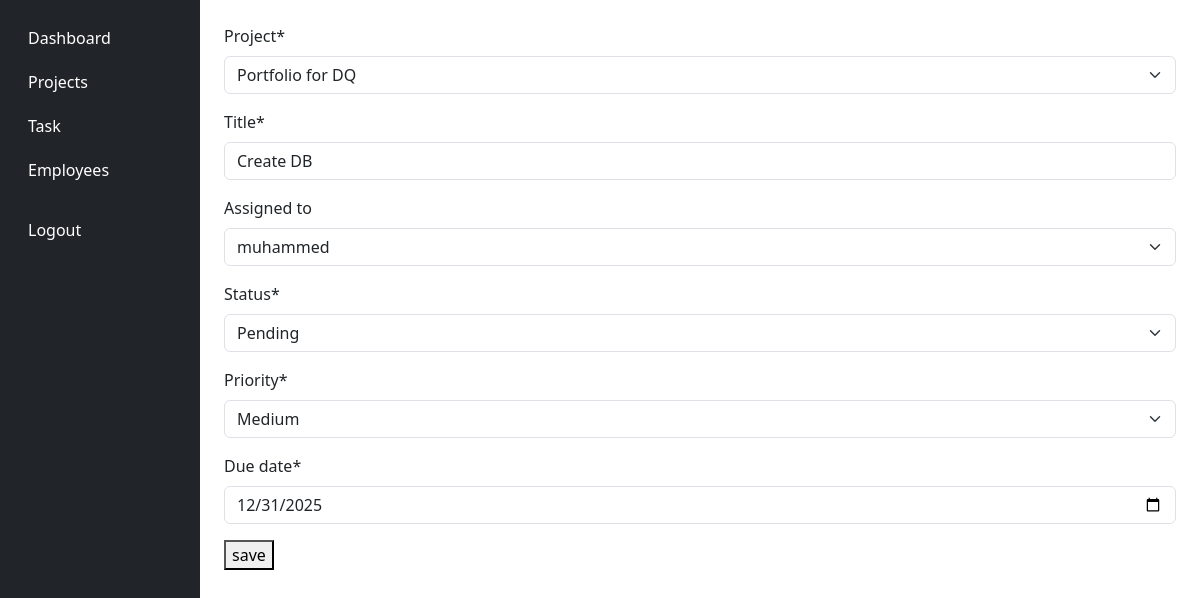
Before: /edit_task/4/ (signed in) with the older database file.
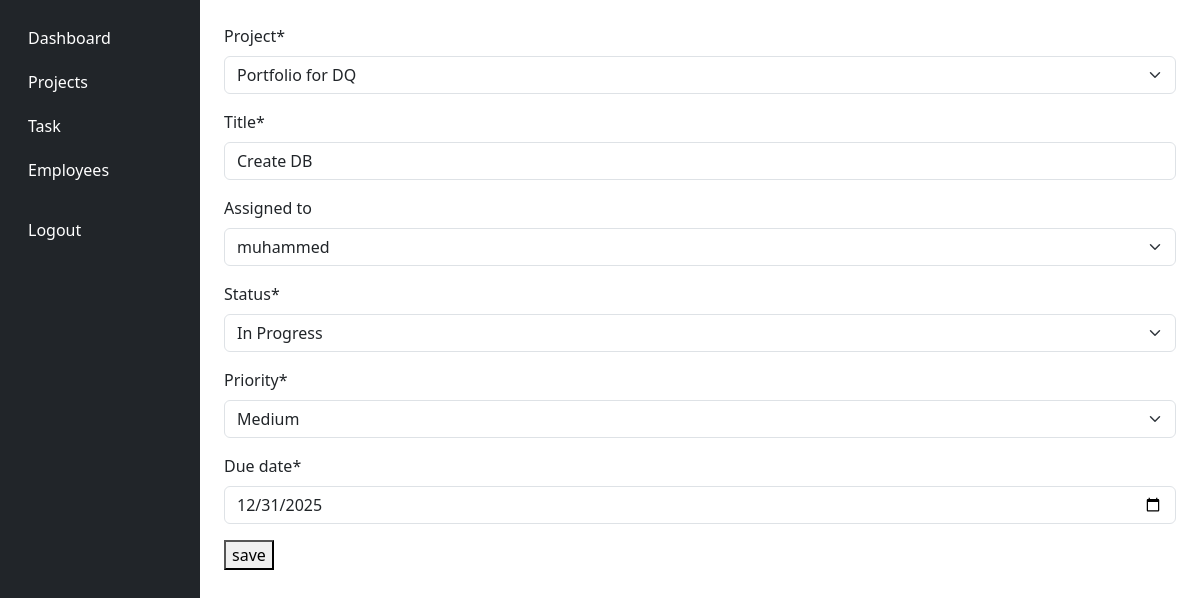
After: the same page with the newer database file.
### company/models.py (models this page shows, shortened)
class Task(models.Model):
    STATUS_CHOICE=[
        ('pending','Pending'),
        ('in_progress','In Progress'),
        ('completed','Completed')
    ]
    PRIORITY_CHOICES=[
        ('low','Low'),
        ('medium','Medium'),
        ('high','High')
    ]
    project=models.ForeignKey(Project,on_delete=models.CASCADE)
    title=models.CharField(max_length=100)
    assigned_to=models.ForeignKey(User,on_delete=models.CASCADE,blank=True,null=True)
    status=models.CharField(max_length=50,choices=STATUS_CHOICE,default='pending')
    priority=models.CharField(max_length=50,choices=PRIORITY_CHOICES,default='medium')
    due_date=models.DateField()
    created_at=models.DateTimeField(auto_now_add=True)

### company/views.py (the view)
# urls.py: path('edit_task/<int:id>/',views.edit_task,name='edit_task'),
@login_required
def edit_task(request,id):
    if not request.user.is_staff:
        return redirect('home')
    tsk=Task.objects.get(id=id)
    if request.method=='POST':
        task=TaskForm(request.POST,instance=tsk)
        if task.is_valid():
            task.save()
            return redirect('taskpage')
    else:
        task=TaskForm(instance=tsk)
    return render(request,'task_create.html',{'task':task,'save':'save'})

### company/forms.py
class TaskForm(ModelForm):
    class Meta:
        model=Task
        fields='__all__'
        widgets={
            'due_date':forms.DateInput(attrs={'class':'form-control','type':'date','min':date.today().isoformat()}),
        }
    def __init__(self,*args,**kwargs):
        super().__init__(*args,**kwargs)
        self.fields['assigned_to'].queryset=User.objects.filter(is_staff=False)

### company/models.py (called while the page is built)
    def __str__(self):
        return self.name

### company/templates/task_create.html (shortened to what this page needs)
{% extends "base.html" %}
{% load crispy_forms_tags %}
{% block content %}
<form method='post'>
        {{task|crispy}}
        <button type='submit' value='submit'>{{save}}</button>
</form>
{% endblock content %}

Changed rows visible on the page:
changed Task "Portfolio for DQ": status "Pending" → "In Progress"
